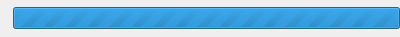
<?xml version="1.0" encoding="UTF-8"?>
<ui version="4.0">
 <class>CurseforgeStatusBarWidget</class>
 <widget class="QWidget" name="CurseforgeStatusBarWidget">
  <property name="geometry">
   <rect>
    <x>0</x>
    <y>0</y>
    <width>400</width>
    <height>37</height>
   </rect>
  </property>
  <property name="windowTitle">
   <string>Form</string>
  </property>
  <layout class="QHBoxLayout" name="horizontalLayout">
   <property name="leftMargin">
    <number>0</number>
   </property>
   <property name="topMargin">
    <number>0</number>
   </property>
   <property name="rightMargin">
    <number>0</number>
   </property>
   <property name="bottomMargin">
    <number>0</number>
   </property>
   <item>
    <widget class="QLabel" name="label"/>
   </item>
   <item>
    <widget class="QProgressBar" name="progressBar">
     <property name="minimum">
      <number>0</number>
     </property>
     <property name="maximum">
      <number>0</number>
     </property>
     <property name="value">
      <number>0</number>
     </property>
     <property name="textVisible">
      <bool>false</bool>
     </property>
    </widget>
   </item>
  </layout>
 </widget>
 <resources/>
 <connections/>
</ui>
